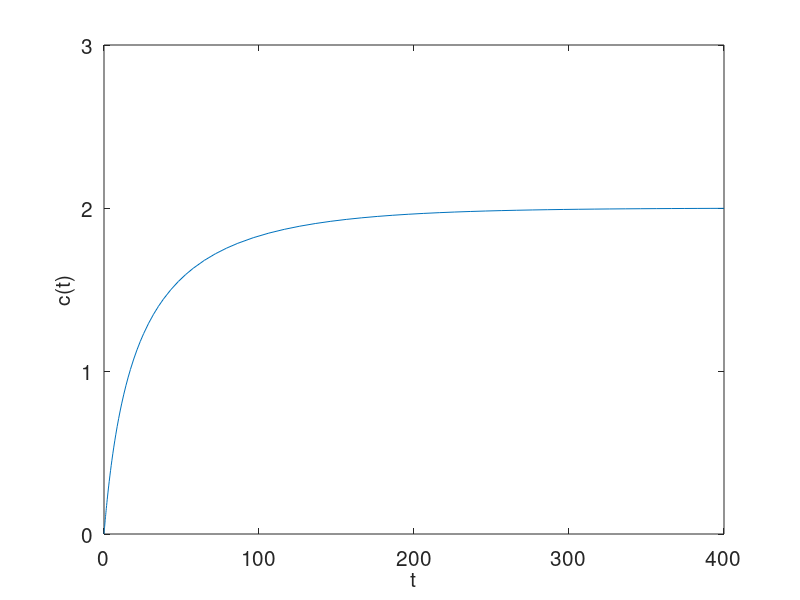

Source code (MATLAB):
% Chapter 7 - Differential Equations.
% Program_7c - Solving Simple Differential Equations.
% Copyright Birkhauser 2013. Stephen Lynch.

% Chemical kinetics (Example 8).
% Note that INLINE will be removed in future releases.
% deqn=inline('.00713*(4-c(1))^2*(1-c(1)/2)','t','c');
k=0.00713;
deqn = @(t,c) [k*(4-c)^2*(1-c/2)]; 
[t,ca]=ode45(deqn,[0 400],0);
plot(t,ca(:,1))
axis([0 400 0 3])
fsize=15;
set(gca,'XTick',0:100:400,'FontSize',fsize)
set(gca,'YTick',0:1:3,'FontSize',fsize)
xlabel('t','FontSize',fsize)
ylabel('c(t)','FontSize',fsize)
hold off

% End of Program_7c.
